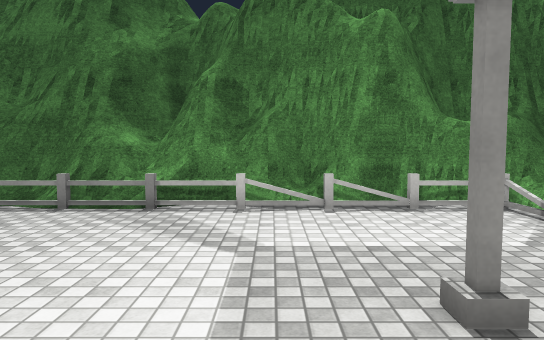
view 1 (above)

19 first-person views from a walk through a scene from a Unity 3-D project. The camera is 1.5 m above the floor, tilts 4° down and sees 70° across. The floor is counted in squares, 1 m on a side. Each view is taken from the middle of a square. On the plan, view 1 faces up. The plan holds only what a view shows up to about 17 squares ahead; the rest is blank. The place goes on beyond the plan. The player is left out. Surface patterns are stand-ins for the level's own textures.

view 2
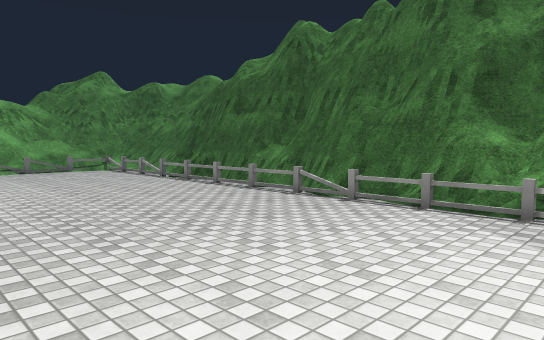

view 3
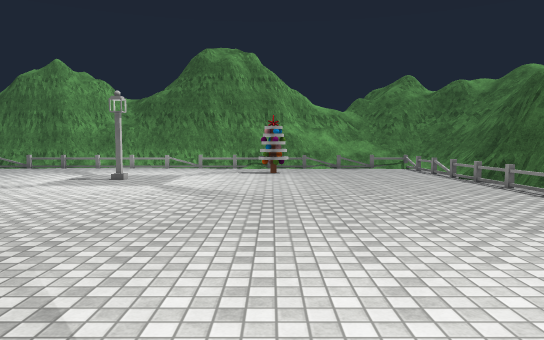

view 4
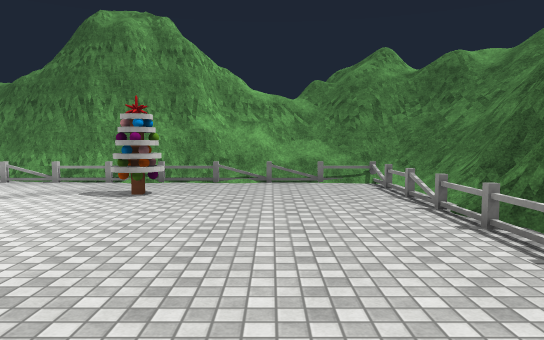

view 5
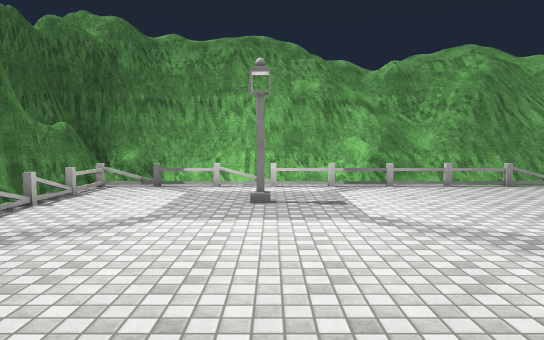

view 6
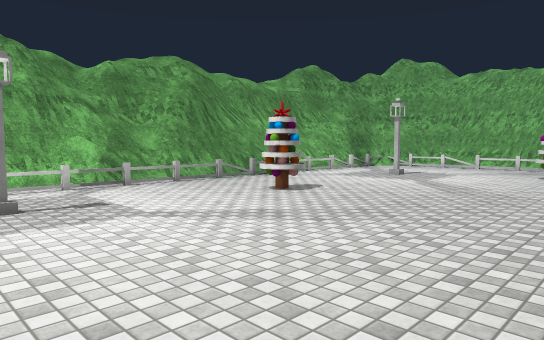

view 7
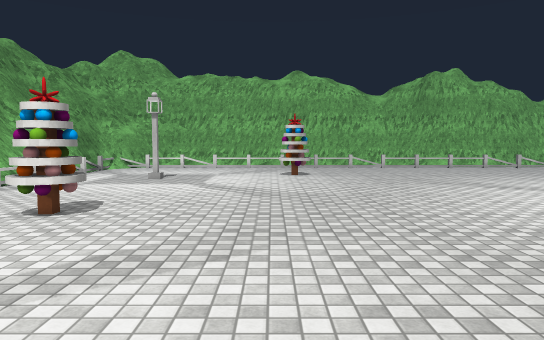

view 8
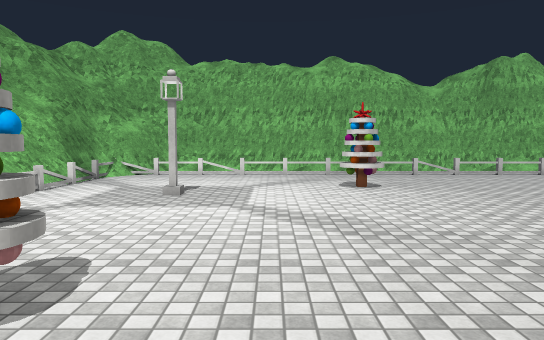

view 9
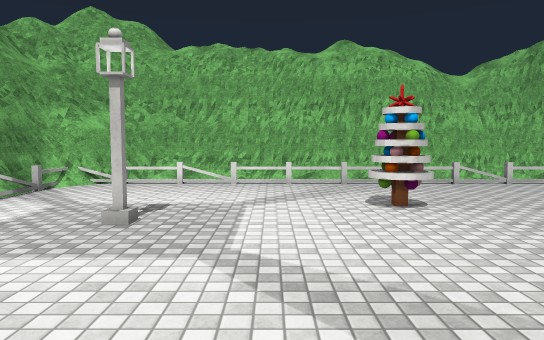

view 10
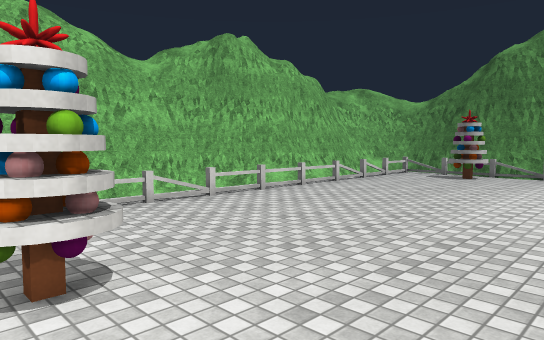

view 11
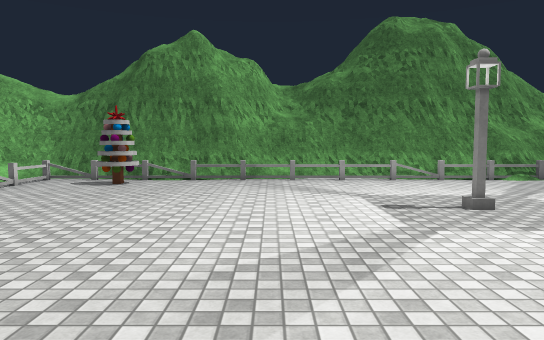

view 12
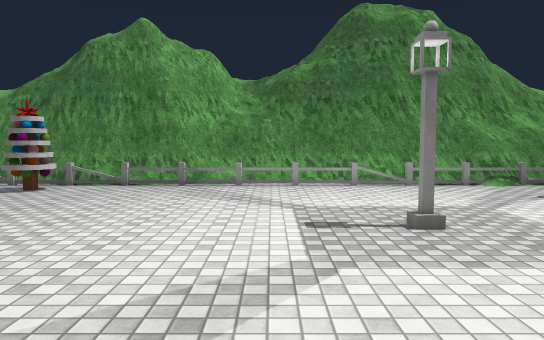

view 13
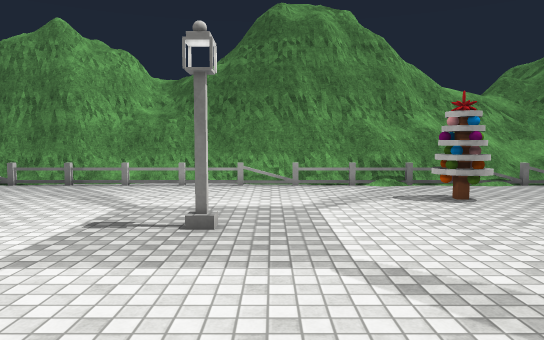

view 14
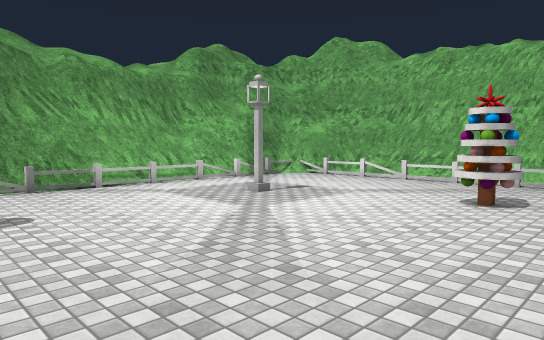

view 15
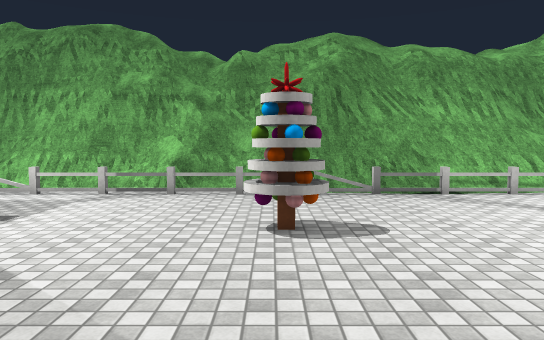

view 16
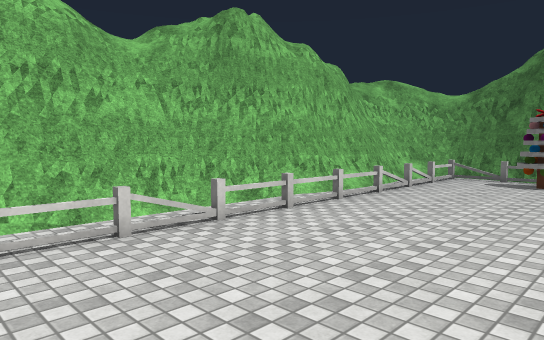

view 17
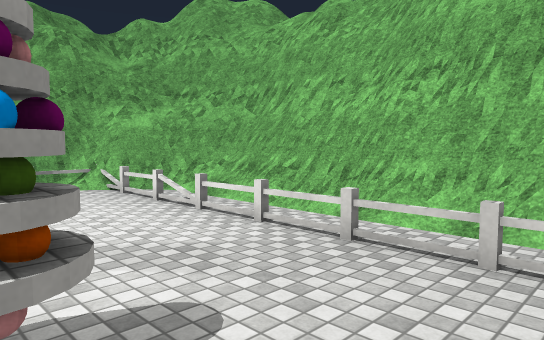

view 18
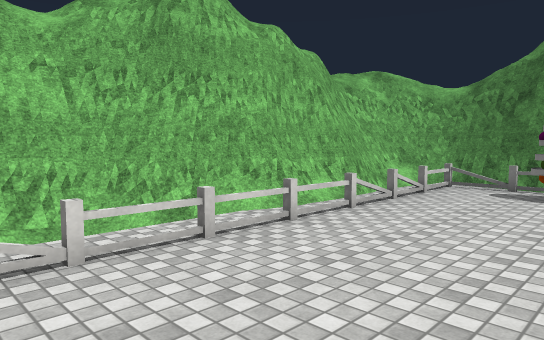

view 19
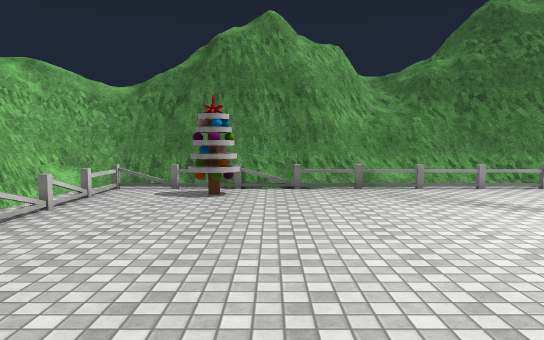

### Floor plan
Key: @ floor where view 1 was taken; # wall or solid block; x gap in a wall; . main floor; : floor 0.25 m higher than the main floor; + floor 0.5 m higher than the main floor; / step, stairs or slope; = window, fence, low wall or low ledge; ^ raised ledge; v drop or lower ground; F fence; L lantern; T tree; O other object.
Columns run from 26 left of view 1 to 8 right of it. Each row starts with its distance up from view 1.
 11  #^###=#=  ########    ########  ##
 10  #== .:.  #################=#######
  9  ##OFFFFFFFFFFFFFFFFF=FFFFFFFFFF==#
  8 ##=O............................#=#
  7 ^=/F...........................F.==
  6 #=//...........................F..=
  5 #//F...........................F.=#
  4 =///...........................F.=#
  3 =/=F........................L..F.=#
  2 ##v=...T.......................F.=#
  1 ###F..TT.......................F.##
  0  ###...T..................@....F#=#
 -1   #F...........................F##
 -2   #F...........................F.#
 -3   #F...........................F.#
 -4   #.......................TT...F=#
 -5  ##F......L................T...F=#
 -6  ##F............................=#
 -7  #=F...........................F##
 -8  #=F...........................F=#
 -9  #=F...........................F+#
-10  ##F...........................F+#
-11  ##F...........................F=#
-12   #F.......................L...F##
-13   #=...........................F #
-14   #O................TTT......... #
-15   #FTT...............T.........F=#
-16   #FTT..........................=#
-17   #F...........................F##
-18  ##............................F##
-19  ##FFF.F.FFFFFFF/FFFFFFFFF/FFF.##
-20  #=/...x......../........./...###
-21  #===######O=/////==#////=///##
-22  #####   #####==###############
-23             ######

Where each view was taken, in squares from view 1:
view 1: 0 up, 0 right, facing up
view 2: 0 up, 1 left, facing up-left
view 3: 1 up, 0 right, facing left
view 4: 5 up, 8 left, facing left
view 5: 3 up, 8 left, facing right
view 6: 5 up, 8 left, facing down-right
view 7: 4 up, 4 left, facing down
view 8: 1 down, 2 left, facing down
view 9: 5 down, 2 left, facing down
view 10: 10 down, 4 left, facing down-left
view 11: 10 down, 7 left, facing left
view 12: 8 down, 9 left, facing left
view 13: 4 down, 9 left, facing left
view 14: 4 down, 8 left, facing down-right
view 15: 4 down, 6 left, facing right
view 16: 13 down, 6 left, facing down-left
view 17: 14 down, 8 left, facing down-right
view 18: 14 down, 9 left, facing down-left
view 19: 14 down, 10 left, facing left
